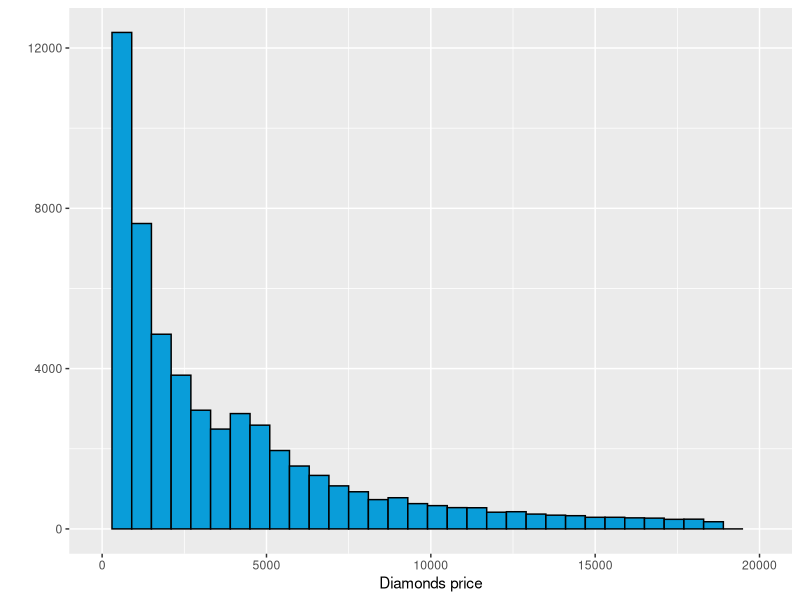

This chart was generated by the following R code:
## ---- chunk 1
library(ggplot2)
names(diamonds)
qplot(x=diamonds$price, data=diamonds,
      xlab="Diamonds price", binwidth=600, 
      color=I('black'), fill=I('#099DD9'),
      xlim=c(0, 20000))
## ---- chunk 2
median(diamonds$price)
## ---- chunk 3
mean(diamonds$price)
## ---- chunk 4
summary(diamonds$price)
